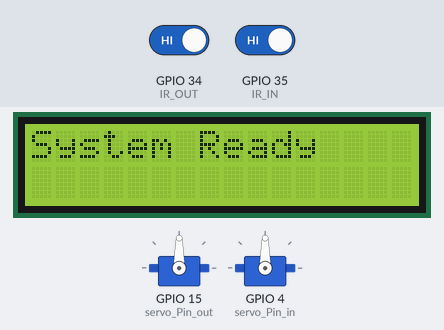
Bench run of a program on a simulated ESP32. Shown: 2 × servo, 16×2 character LCD. The inputs (shaded band) are chosen by the test bench; at power-on: GPIO 34 (IR_OUT) HIGH, GPIO 35 (IR_IN) HIGH. WiFi joins after 1.5 s; servers stay silent unless stated; uploads are accepted with an empty reply; what the program prints to the serial monitor is not drawn.

Above: at 1.6 s.
At 3.9 s:
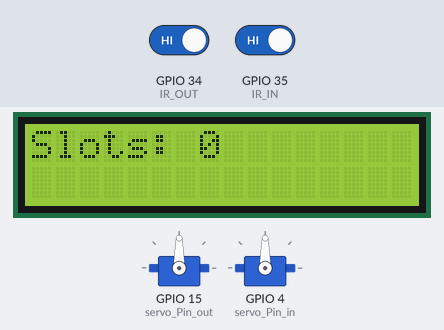
4.0 s: GPIO 34 (IR_OUT) driven LOW
At 5.4 s:
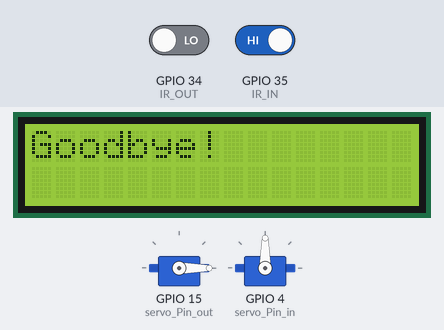
8.4 s: GPIO 35 (IR_IN) driven LOW
At 10.1 s:
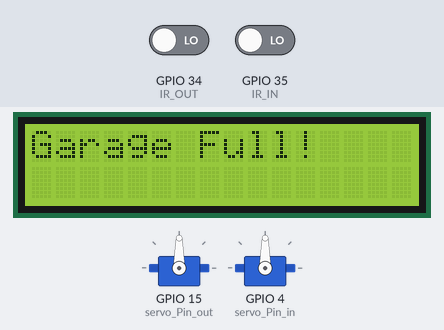
Timing chart, 0 to 11.6 s (numbered marks = the images above; inputs shaded):
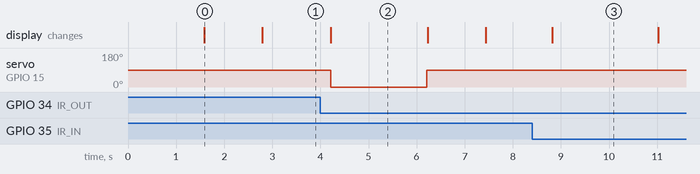

Measured:
- after the input at 4.0 s, servo on GPIO 15 (servo_Pin_out): 90° → 0° after 0.21 s, → 90° 2.0 s later; the display: changes after 0.21 s (image 2)
- after the input at 8.4 s, the display: changes after 0.42 s (image 3)
- what the display in image 0 shows lasts 1.2 s, from 1.6 s to 2.8 s
- what the display in image 2 shows lasts 2.0 s, from 4.2 s to 6.2 s

The program:

main.cpp
```cpp
#include <WiFi.h>
#include <HTTPClient.h>
#include <Wire.h>
#include <LiquidCrystal_I2C.h>
#include <ESP32Servo.h>
#include <ArduinoJson.h>

#define IR_OUT 34
#define IR_IN 35

const int servo_Pin_out = 15;
const int servo_Pin_in = 4;

Servo servo_out;
Servo servo_in;

LiquidCrystal_I2C lcd(0x27, 16, 2);

const char* ssid = "Pioneer";
const char* password = "P@ION24@EER";

// Supabase details
const char* supabase_url = "https://ydcclknvaziivylayjrd.supabase.co";
const char* supabase_api_key = "eyJhbGciOiJIUzI1NiIsInR5cCI6IkpXVCJ9.eyJpc3MiOiJzdXBhYmFzZSIsInJlZiI6InlkY2Nsa252YXppaXZ5bGF5anJkIiwicm9sZSI6ImFub24iLCJpYXQiOjE3NDgxODQ0OTgsImV4cCI6MjA2Mzc2MDQ5OH0.S-TgjclBVPOo3SOD0zAkARIPU8advwS8XiesthEE424";

const char* table = "slots";

int lastIR_IN = HIGH;
int lastIR_OUT = HIGH;

void triggerEntryCameraRequest();
void triggerExitCameraRequest();
int getAvailableSlots();
void handleEntry();
void handleExit();
void displayAvailableSlots();

void setup() {
  Serial.begin(115200);

  WiFi.begin(ssid, password);
  Serial.print("Connecting to WiFi");
  while (WiFi.status() != WL_CONNECTED) {
    delay(500);
    Serial.print(".");
  }
  Serial.println("\nConnected to WiFi");

  servo_out.attach(servo_Pin_out);
  servo_out.write(90); // Closed

  servo_in.attach(servo_Pin_in);
  servo_in.write(90); // Closed

  pinMode(IR_OUT, INPUT);
  pinMode(IR_IN, INPUT);

  lcd.init();
  lcd.backlight();
  lcd.clear();
  lcd.setCursor(0, 0);
  lcd.print("System Ready");
  delay(1000);
  displayAvailableSlots();  // Show default slot info
}

void loop() {
  int ir_in = digitalRead(IR_IN);
  int ir_out = digitalRead(IR_OUT);

  // Handle car entry
  if (ir_in == LOW && lastIR_IN == HIGH) {
    triggerEntryCameraRequest();
    int available = getAvailableSlots();
    if (available > 0) {
      handleEntry();
    } else {
      lcd.clear();
      lcd.setCursor(0, 0);
      lcd.print("Garage Full!");
      delay(2000);
      displayAvailableSlots();
    }
  }

  // Handle car exit
  if (ir_out == LOW && lastIR_OUT == HIGH) {
    triggerExitCameraRequest();
    handleExit();
  }

  // Show default screen when idle
  if (ir_in == HIGH && ir_out == HIGH) {
    displayAvailableSlots();
    delay(1000);
  }

  lastIR_IN = ir_in;
  lastIR_OUT = ir_out;
}

// ========== DISPLAY SLOTS ==========

void displayAvailableSlots() {
  int available = getAvailableSlots();
  lcd.clear();
  lcd.setCursor(0, 0);
  lcd.print("Slots: ");
  lcd.print(available);
}

// ========== CAMERA TRIGGER FUNCTIONS ==========

void triggerEntryCameraRequest() {
  HTTPClient http;
  String url = String(supabase_url) + "/rest/v1/camera_request?id=eq.1";

  http.begin(url);
  http.addHeader("apikey", supabase_api_key);
  http.addHeader("Authorization", "Bearer " + String(supabase_api_key));
  http.addHeader("Content-Type", "application/json");
  http.addHeader("Prefer", "return=representation");

  String payload = "{\"request\": true}";

  int httpResponseCode = http.PATCH(payload);
  if (httpResponseCode > 0) {
    Serial.println("Entry camera request updated:");
    Serial.println(http.getString());
  } else {
    Serial.print("Failed to update entry camera request. HTTP error: ");
    Serial.println(httpResponseCode);
  }

  http.end();
}

void triggerExitCameraRequest() {
  HTTPClient http;
  String url = String(supabase_url) + "/rest/v1/camera_request?id=eq.2";

  http.begin(url);
  http.addHeader("apikey", supabase_api_key);
  http.addHeader("Authorization", "Bearer " + String(supabase_api_key));
  http.addHeader("Content-Type", "application/json");
  http.addHeader("Prefer", "return=representation");

  String payload = "{\"request\": true}";

  int httpResponseCode = http.PATCH(payload);
  if (httpResponseCode > 0) {
    Serial.println("Exit camera request updated:");
    Serial.println(http.getString());
  } else {
    Serial.print("Failed to update exit camera request. HTTP error: ");
    Serial.println(httpResponseCode);
  }

  http.end();
}

// ========== GATE ACTIONS ==========

void handleEntry() {
  Serial.println("Car entering...");
  lcd.clear();
  lcd.setCursor(0, 0);
  lcd.print("Welcome to");
  lcd.setCursor(0, 1);
  lcd.print("El-Sayes");

  servo_in.write(180); // Open gate
  delay(2000);
  servo_in.write(90);  // Close gate

  lcd.clear();
  lcd.setCursor(0, 0);
  lcd.print("Gate Closed");
  delay(1000);
  displayAvailableSlots();
}

void handleExit() {
  Serial.println("Car exiting...");
  lcd.clear();
  lcd.setCursor(0, 0);
  lcd.print("Goodbye!");

  servo_out.write(0); // Open gate
  delay(2000);
  servo_out.write(90); // Close gate

  lcd.clear();
  lcd.setCursor(0, 0);
  lcd.print("Gate Closed");
  delay(1000);
  displayAvailableSlots();
}

// ========== SLOT CHECK ==========

int getAvailableSlots() {
  HTTPClient http;
  String url = String(supabase_url) + "/rest/v1/" + table + "?select=is_occupied";
  http.begin(url);
  http.addHeader("apikey", supabase_api_key);
  http.addHeader("Authorization", "Bearer " + String(supabase_api_key));
  http.addHeader("Content-Type", "application/json");

  int httpCode = http.GET();
  int available = 0;

  if (httpCode == 200) {
    String payload = http.getString();
    DynamicJsonDocument doc(1024);
    DeserializationError error = deserializeJson(doc, payload);
    if (!error) {
      for (JsonObject slot : doc.as<JsonArray>()) {
        if (!slot["is_occupied"]) {
          available++;
        }
      }
    }
  } else {
    Serial.print("Error: ");
    Serial.println(httpCode);
  }

  http.end();
  return available;
}
```
